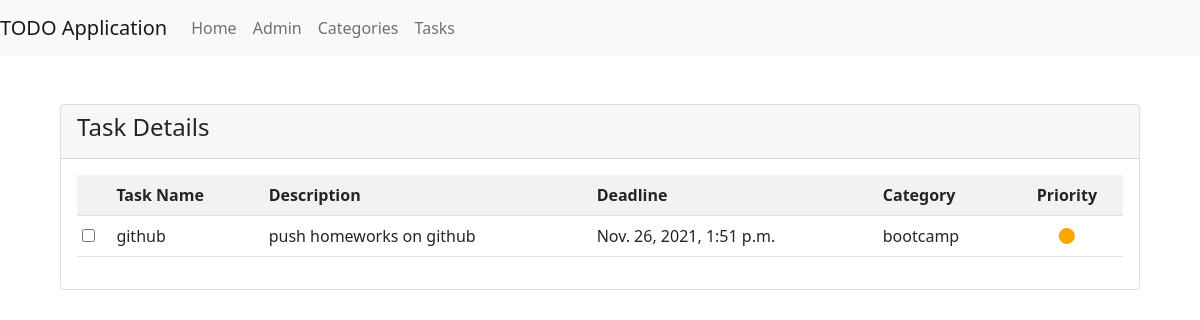
Page /2/ on the committed database.
### todo/models.py (models this page shows, shortened)
class Task(models.Model):
    PRIORITY_CHOICES = [(3,"Low"), (2,"Medium"), (1,"High")]
    category = models.ForeignKey(Category, on_delete=models.CASCADE)
    title = models.CharField(max_length=30)
    description = models.TextField()
    priority = models.IntegerField(choices=PRIORITY_CHOICES)
    schedule = models.DateTimeField()

class Category(models.Model):
    name = models.CharField(max_length=30)

### todo/views.py (the view)
# urls.py: path('<int:pk>/', TaskDetailView.as_view(), name='task_detail'),
class TaskDetailView(DetailView):
    model = Task

### templates/todo/task_detail.html (shortened to what this page needs)
{% extends 'base.html' %}
{% block navbar %}
    <li class="nav-item">
        <a class="nav-link" href={% url 'index' %}>Home</a>
    </li>
    <li class="nav-item">
        <a class="nav-link" href={% url 'admin:index' %}>Admin</a>
    </li>
    <li class="nav-item">
        <a class="nav-link" href={% url 'categories' %}>Categories</a>
    </li>
    <li class="nav-item">
        <a class="nav-link" href={% url 'tasks' %}>Tasks</a>
    </li>
{% endblock navbar %}
{% block content %}
<div class="container">
    <div class="col-md-12 col-12 col-sm-12">
        <div class="card">
            <div class="card-header">
                <h4>Task Details</h4>
            </div>
            <div class="card-body">
                <div class="table-responsive">
                    <table class="table table-striped">
                        <tbody>
                            <tr>
                                <th class="text-center">
                                </th>
                                <th>Task Name</th>
                                <th>Description</th>
                                <th>Deadline</th>
                                <th>Category</th>
                                <th class="text-center">Priority</th>
                            </tr>
                            <tr>
                                <td class="p-0 text-center align-middle">
                                    <div class="custom-checkbox custom-control">
                                        <input type="checkbox" data-checkboxes="mygroup" class="custom-control-input" id="checkbox-1" wtx-context="238690F1-7C91-4A49-80DB-2B4BCDD828DE">
                                        <label for="checkbox-1" class="custom-control-label">&nbsp;</label>
                                    </div>
                                </td>
                                <td>{{task.title}}</td>
                                <td>{{task.description}}</td>
                                <td>{{task.schedule}}</td>
                                <td class="align-middle">{{task.category.name}}</td>
                                <td class="text-center align-middle">
                                    {% if task.priority != 1 %}
                                        {% if task.priority == 2 %}
                                            <span style="color: Orange;">
                                                <i class="fas fa-circle"></i>
                                            </span>
                                        {% else %}
                                            <span style=" color: Yellow;">
                                                <i class="fas fa-circle"></i>
                                            </span>
                                        {% endif %}
                                    {% else %}
                                        <span style="color: Red;">
                                            <i class="fas fa-circle"></i>
                                        </span>
                                    {% endif %}
                                </td>
                        </tbody>
                    </table>
                </div>
            </div>
        </div>
    </div>
</div>
{% endblock content %}

### rows in the picture
Task: title "github", description "push homeworks on github", schedule "Nov. 26, 2021, 1:51 p.m.", category.name "bootcamp"
